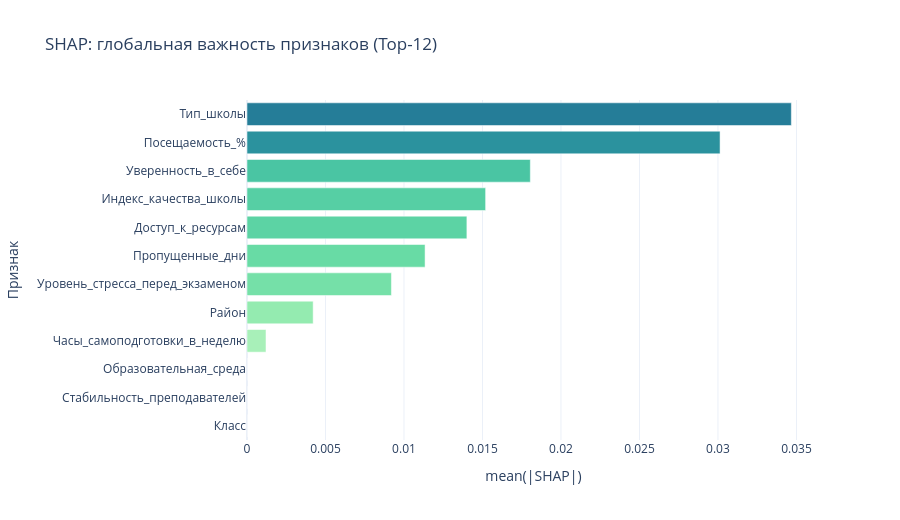

Write notebook code for a chart like this one.
### Code cell
fig_shap_bar = px.bar(
    global_shap.head(top_n).sort_values(),
    orientation='h',
    labels={'value': 'mean(|SHAP|)', 'index': 'Признак'},
    title='SHAP: глобальная важность признаков (Top-12)',
    color=global_shap.head(top_n).sort_values().values,
    color_continuous_scale='Tealgrn'
)
fig_shap_bar.update_layout(template='plotly_white', coloraxis_showscale=False, height=520)
fig_shap_bar.show()

### Figure 1 — Plotly figure (JSON) as saved in the notebook; plotly's stock layout.template omitted (floating-point values rounded to 4 significant figures)
{"data": [{"hovertemplate": "mean(|SHAP|)=%{x}<br>Признак=%{y}<br>color=%{marker.color}<extra></extra>", "legendgroup": "", "marker": {"color": [0.0, 0.0, 0.0, 0.001209, 0.004215, 0.009199, 0.01134, 0.01401, 0.0152, 0.01805, 0.03013, 0.03467], "coloraxis": "coloraxis", "pattern": {"shape": ""}}, "name": "", "orientation": "h", "showlegend": false, "textposition": "auto", "type": "bar", "x": [0.0, 0.0, 0.0, 0.001209, 0.004215, 0.009199, 0.01134, 0.01401, 0.0152, 0.01805, 0.03013, 0.03467], "xaxis": "x", "y": ["Класс", "Стабильность_преподавателей", "Образовательная_среда", "Часы_самоподготовки_в_неделю", "Район", "Уровень_стресса_перед_экзаменом", "Пропущенные_дни", "Доступ_к_ресурсам", "Индекс_качества_школы", "Уверенность_в_себе", "Посещаемость_%", "Тип_школы"], "yaxis": "y"}], "layout": {"barmode": "relative", "coloraxis": {"colorbar": {"title": {"text": "color"}}, "colorscale": [[0, "rgb(176, 242, 188)"], [0.1667, "rgb(137, 232, 172)"], [0.3333, "rgb(103, 219, 165)"], [0.5, "rgb(76, 200, 163)"], [0.6667, "rgb(56, 178, 163)"], [0.8333, "rgb(44, 152, 160)"], [1, "rgb(37, 125, 152)"]], "showscale": false}, "height": 520, "legend": {"tracegroupgap": 0}, "title": {"text": "SHAP: глобальная важность признаков (Top-12)"}, "xaxis": {"anchor": "y", "domain": [0, 1], "title": {"text": "mean(|SHAP|)"}}, "yaxis": {"anchor": "x", "domain": [0, 1], "title": {"text": "Признак"}}}}
